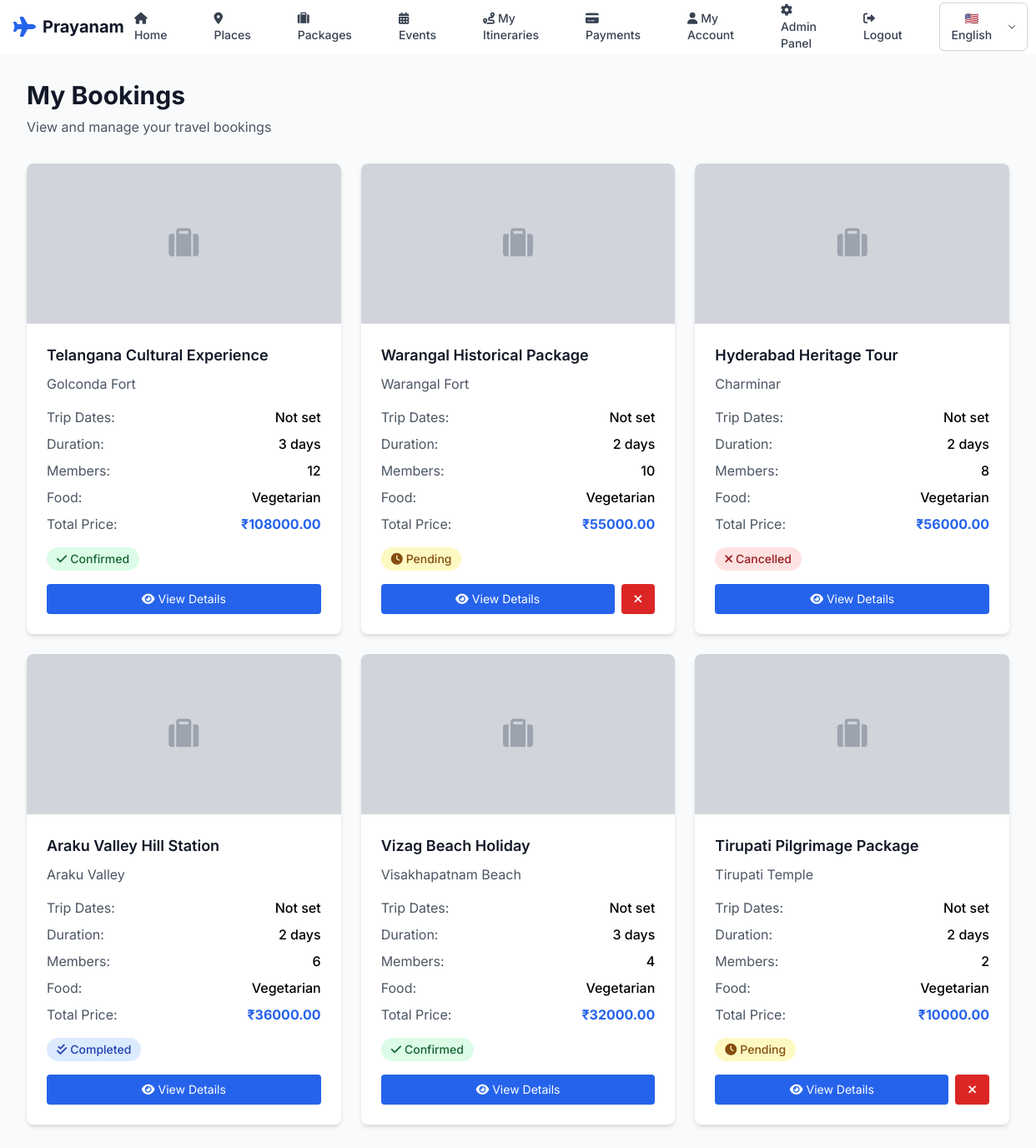
The app's page /bookings/ (signed in) with its own data.
### bookings/models.py (models this page shows, shortened)
class Booking(models.Model):
    STATUS_CHOICES = [
        ('pending', 'Pending'),
        ('confirmed', 'Confirmed'),
        ('cancelled', 'Cancelled'),
        ('completed', 'Completed'),
    ]
    FOOD_CHOICES = [
        ('veg', 'Vegetarian'),
        ('non_veg', 'Non-Vegetarian'),
        ('mixed', 'Mixed (Veg & Non-Veg)'),
        ('none', 'No Food Required'),
    ]
    user = models.ForeignKey(User, on_delete=models.CASCADE, related_name='bookings')
    package = models.ForeignKey(Package, on_delete=models.CASCADE, related_name='bookings')
    booking_date = models.DateField()
    from_date = models.DateField(help_text="Start date of the trip", null=True, blank=True)
    to_date = models.DateField(help_text="End date of the trip", null=True, blank=True)
    members_count = models.IntegerField(default=1)
    total_price = models.DecimalField(max_digits=10, decimal_places=2)
    status = models.CharField(max_length=20, choices=STATUS_CHOICES, default='pending')
    food_preference = models.CharField(max_length=20, choices=FOOD_CHOICES, default='mixed')
    special_requests = models.TextField(blank=True, null=True)
    created_at = models.DateTimeField(auto_now_add=True)
    updated_at = models.DateTimeField(auto_now=True)
    @property
    def duration_days(self):
        if self.from_date and self.to_date:
            return (self.to_date - self.from_date).days + 1
        return self.package.duration_days
    class Meta:
        ordering = ['-created_at']

### packages/models.py (models this page shows, shortened)
class Package(models.Model):
    name = models.CharField(max_length=200)
    place = models.ForeignKey(Place, on_delete=models.CASCADE, related_name='packages')
    description = models.TextField()
    base_price = models.DecimalField(max_digits=10, decimal_places=2)
    duration_days = models.IntegerField(default=1)
    max_capacity = models.IntegerField(default=10)
    is_featured = models.BooleanField(default=False)
    image = models.ImageField(upload_to='packages/', blank=True, null=True)
    created_at = models.DateTimeField(auto_now_add=True)
    updated_at = models.DateTimeField(auto_now=True)
    class Meta:
        ordering = ['-created_at']

### places/models.py (models this page shows, shortened)
class Place(models.Model):
    SEASON_CHOICES = [
        ('spring', 'Spring'),
        ('summer', 'Summer'),
        ('autumn', 'Autumn'),
        ('winter', 'Winter'),
    ]
    CATEGORY_CHOICES = [
        ('heritage', 'Heritage'),
        ('beaches', 'Beaches'),
        ('temples', 'Temples'),
        ('adventure', 'Adventure'),
        ('hills', 'Hills'),
        ('wildlife', 'Wildlife'),
        ('cultural', 'Cultural'),
    ]
    STATE_CHOICES = [
        ('ap', 'Andhra Pradesh'),
        ('telangana', 'Telangana'),
    ]
    name = models.CharField(max_length=200)
    location = models.CharField(max_length=200)
    description = models.TextField()
    image = models.ImageField(upload_to='places/', null=True, blank=True)
    season = models.CharField(max_length=20, choices=SEASON_CHOICES, default='summer')
    category = models.CharField(max_length=20, choices=CATEGORY_CHOICES, default='cultural')
    state = models.CharField(max_length=20, choices=STATE_CHOICES, default='ap')
    district = models.CharField(max_length=100, blank=True)
    latitude = models.DecimalField(max_digits=9, decimal_places=6, null=True, blank=True)
    longitude = models.DecimalField(max_digits=9, decimal_places=6, null=True, blank=True)
    average_temperature = models.DecimalField(max_digits=4, decimal_places=1, null=True, blank=True)
    best_time_to_visit = models.CharField(max_length=100, blank=True)
    entry_fee = models.DecimalField(max_digits=8, decimal_places=2, default=0)
    opening_hours = models.CharField(max_length=100, default="6:00 AM - 6:00 PM")
    rating = models.DecimalField(max_digits=3, decimal_places=2, default=0, validators=[MinValueValidator(0), MaxValueValidator(5)])
    total_reviews = models.IntegerField(default=0)
    is_featured = models.BooleanField(default=False)
    is_popular = models.BooleanField(default=False)
    created_at = models.DateTimeField(auto_now_add=True)
    updated_at = models.DateTimeField(auto_now=True)
    class Meta:
        ordering = ['-is_featured', '-rating', 'name']

### bookings/views.py (the view)
# urls.py: path('', views.bookings_list, name='bookings_list'),
@login_required
def bookings_list(request):
    bookings = Booking.objects.filter(user=request.user).order_by('-created_at')
    return render(request, 'bookings/bookings_list.html', {'bookings': bookings})

### accounts/models.py (called while the page is built)
    @property
    def is_admin(self):
        return self.role == 'admin'

### templates/bookings/bookings_list.html (shortened to what this page needs)
{% extends 'base.html' %}
{% block content %}
<div class="min-h-screen bg-gray-50 py-8">
    <div class="max-w-7xl mx-auto px-4 sm:px-6 lg:px-8">
        <div class="mb-8">
            <h1 class="text-3xl font-bold text-gray-900">My Bookings</h1>
            <p class="text-gray-600 mt-2">View and manage your travel bookings</p>
        </div>
        <div class="grid grid-cols-1 md:grid-cols-2 lg:grid-cols-3 gap-6">
            {% for booking in bookings %}
            <div class="bg-white rounded-lg shadow-md overflow-hidden hover:shadow-lg transition duration-300">
                {% if booking.package.image %}
                    <img src="{{ booking.package.image.url }}" alt="{{ booking.package.name }}" class="w-full h-48 object-cover">
                {% else %}
                    <div class="w-full h-48 bg-gray-300 flex items-center justify-center">
                        <i class="fas fa-suitcase text-4xl text-gray-400"></i>
                    </div>
                {% endif %}
                <div class="p-6">
                    <h3 class="text-lg font-semibold text-gray-900 mb-2">{{ booking.package.name }}</h3>
                    <p class="text-gray-600 mb-4">{{ booking.package.place.name }}</p>
                    <div class="space-y-2 mb-4">
                        <div class="flex justify-between">
                            <span class="text-gray-600">Trip Dates:</span>
                            <span class="font-medium">{% if booking.from_date and booking.to_date %}{{ booking.from_date|date:"M d" }} - {{ booking.to_date|date:"M d, Y" }}{% else %}Not set{% endif %}</span>
                        </div>
                        <div class="flex justify-between">
                            <span class="text-gray-600">Duration:</span>
                            <span class="font-medium">{{ booking.duration_days }} days</span>
                        </div>
                        <div class="flex justify-between">
                            <span class="text-gray-600">Members:</span>
                            <span class="font-medium">{{ booking.members_count }}</span>
                        </div>
                        <div class="flex justify-between">
                            <span class="text-gray-600">Food:</span>
                            <span class="font-medium">{{ booking.get_food_preference_display }}</span>
                        </div>
                        <div class="flex justify-between">
                            <span class="text-gray-600">Total Price:</span>
                            <span class="font-bold text-blue-600">₹{{ booking.total_price }}</span>
                        </div>
                    </div>
                    <div class="mb-4">
                        {% if booking.status == 'pending' %}
                            <span class="inline-flex items-center px-3 py-1 rounded-full text-sm font-medium bg-yellow-100 text-yellow-800">
                                <i class="fas fa-clock mr-1"></i>Pending
                            </span>
                        {% elif booking.status == 'confirmed' %}
                            <span class="inline-flex items-center px-3 py-1 rounded-full text-sm font-medium bg-green-100 text-green-800">
                                <i class="fas fa-check mr-1"></i>Confirmed
                            </span>
                        {% elif booking.status == 'completed' %}
                            <span class="inline-flex items-center px-3 py-1 rounded-full text-sm font-medium bg-blue-100 text-blue-800">
                                <i class="fas fa-check-double mr-1"></i>Completed
                            </span>
                        {% elif booking.status == 'cancelled' %}
                            <span class="inline-flex items-center px-3 py-1 rounded-full text-sm font-medium bg-red-100 text-red-800">
                                <i class="fas fa-times mr-1"></i>Cancelled
                            </span>
                        {% endif %}
                    </div>
                    <div class="flex space-x-2">
                        <a href="{% url 'booking_detail' booking.id %}"
                           class="flex-1 bg-blue-600 text-white px-4 py-2 rounded text-sm text-center hover:bg-blue-700 transition">
                            <i class="fas fa-eye mr-1"></i>View Details
                        </a>
                        {% if booking.status == 'pending' %}
                            <a href="{% url 'cancel_booking' booking.id %}"
                               class="bg-red-600 text-white px-4 py-2 rounded text-sm hover:bg-red-700 transition"
                               onclick="return confirm('Are you sure you want to cancel this booking?')">
                                <i class="fas fa-times"></i>
                            </a>
                        {% endif %}
                    </div>
                </div>
            </div>
            {% endfor %}
        </div>
    </div>
</div>
{% endblock %}

### templates/base.html (style rules this page uses)
body { font-family: 'Inter', sans-serif; }

### records on screen
Booking: package.name "Telangana Cultural Experience", package.place.name "Golconda Fort", shows "Not set", duration_days "3", members_count "12", food_preference "Vegetarian", total_price "108000.00", status "confirmed" (drawn)
Booking: package.name "Warangal Historical Package", package.place.name "Warangal Fort", shows "Not set", duration_days "2", members_count "10", food_preference "Vegetarian", total_price "55000.00", status "pending" (drawn)
Booking: package.name "Hyderabad Heritage Tour", package.place.name "Charminar", shows "Not set", duration_days "2", members_count "8", food_preference "Vegetarian", total_price "56000.00", status "cancelled" (drawn)
Booking: package.name "Araku Valley Hill Station", package.place.name "Araku Valley", shows "Not set", duration_days "2", members_count "6", food_preference "Vegetarian", total_price "36000.00", status "completed" (drawn)
Booking: package.name "Vizag Beach Holiday", package.place.name "Visakhapatnam Beach", shows "Not set", duration_days "3", members_count "4", food_preference "Vegetarian", total_price "32000.00", status "confirmed" (drawn)
Booking: package.name "Tirupati Pilgrimage Package", package.place.name "Tirupati Temple", shows "Not set", duration_days "2", members_count "2", food_preference "Vegetarian", total_price "10000.00", status "pending" (drawn)
